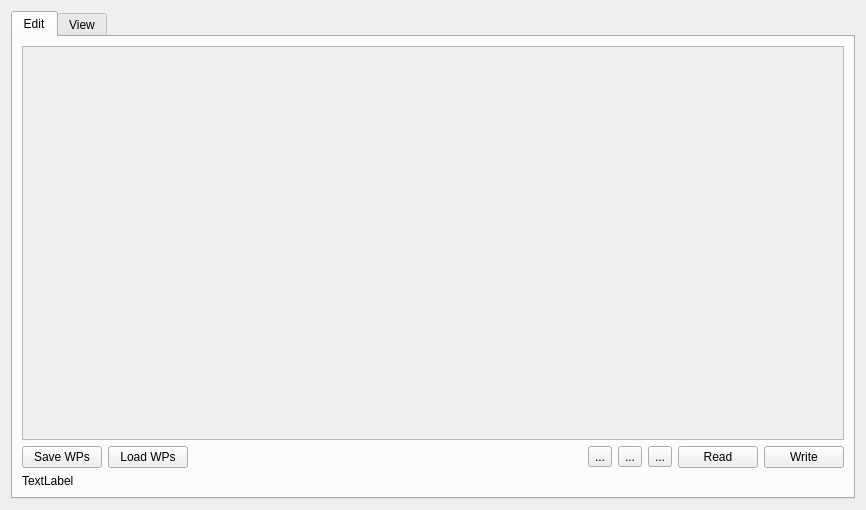
<?xml version="1.0" encoding="UTF-8"?>
<ui version="4.0">
 <class>WaypointList</class>
 <widget class="QWidget" name="WaypointList">
  <property name="geometry">
   <rect>
    <x>0</x>
    <y>0</y>
    <width>866</width>
    <height>510</height>
   </rect>
  </property>
  <property name="minimumSize">
   <size>
    <width>100</width>
    <height>120</height>
   </size>
  </property>
  <property name="windowTitle">
   <string>Form</string>
  </property>
  <layout class="QHBoxLayout" name="horizontalLayout_2">
   <item>
    <widget class="QTabWidget" name="tabWidget">
     <property name="currentIndex">
      <number>0</number>
     </property>
     <widget class="QWidget" name="editTab">
      <attribute name="title">
       <string>Edit</string>
      </attribute>
      <layout class="QGridLayout" name="gridLayout">
       <item row="0" column="0" colspan="8">
        <widget class="QScrollArea" name="scrollArea">
         <property name="widgetResizable">
          <bool>true</bool>
         </property>
         <widget class="QWidget" name="scrollAreaWidgetContents">
          <property name="geometry">
           <rect>
            <x>0</x>
            <y>0</y>
            <width>824</width>
            <height>383</height>
           </rect>
          </property>
          <layout class="QHBoxLayout" name="horizontalLayout">
           <property name="spacing">
            <number>0</number>
           </property>
           <property name="margin">
            <number>4</number>
           </property>
           <item>
            <widget class="QWidget" name="listWidget" native="true">
             <property name="toolTip">
              <string>Waypoint list. The list is empty until you issue a read command or add waypoints.</string>
             </property>
             <property name="statusTip">
              <string>Waypoint list. The list is empty until you issue a read command or add waypoints.</string>
             </property>
             <property name="whatsThis">
              <string>Waypoint list. The list is empty until you issue a read command or add waypoints.</string>
             </property>
            </widget>
           </item>
          </layout>
         </widget>
        </widget>
       </item>
       <item row="1" column="0">
        <widget class="QPushButton" name="saveButton">
         <property name="toolTip">
          <string>Save waypoints to a file on the local harddisk. Does not save them on the MAV.</string>
         </property>
         <property name="statusTip">
          <string>Save waypoints to a file on the local harddisk. Does not save them on the MAV.</string>
         </property>
         <property name="whatsThis">
          <string>Save waypoints to a file on the local harddisk. Does not save them on the MAV.</string>
         </property>
         <property name="text">
          <string>Save WPs</string>
         </property>
        </widget>
       </item>
       <item row="1" column="1">
        <widget class="QPushButton" name="loadButton">
         <property name="toolTip">
          <string>Load waypoints from a file on the local harddisk. Does not load the waypoints on the MAV.</string>
         </property>
         <property name="statusTip">
          <string>Load waypoints from a file on the local harddisk. Does not load the waypoints on the MAV.</string>
         </property>
         <property name="whatsThis">
          <string>Load waypoints from a file on the local harddisk. Does not load the waypoints on the MAV.</string>
         </property>
         <property name="text">
          <string>Load WPs</string>
         </property>
        </widget>
       </item>
       <item row="1" column="2">
        <spacer name="horizontalSpacer">
         <property name="orientation">
          <enum>Qt::Horizontal</enum>
         </property>
         <property name="sizeHint" stdset="0">
          <size>
           <width>127</width>
           <height>20</height>
          </size>
         </property>
        </spacer>
       </item>
       <item row="1" column="3">
        <widget class="QToolButton" name="positionAddButton">
         <property name="toolTip">
          <string>Set the current vehicle position as new waypoint</string>
         </property>
         <property name="statusTip">
          <string>Set the current vehicle position as new waypoint</string>
         </property>
         <property name="whatsThis">
          <string>Set the current vehicle position as new waypoint</string>
         </property>
         <property name="text">
          <string>...</string>
         </property>
         <property name="icon">
          <iconset resource="../../mavground.qrc">
           <normaloff>:/images/actions/go-bottom.svg</normaloff>:/images/actions/go-bottom.svg</iconset>
         </property>
        </widget>
       </item>
       <item row="1" column="4">
        <widget class="QToolButton" name="addButton">
         <property name="toolTip">
          <string>Add a new waypoint to this list. Transmit via write to the MAV.</string>
         </property>
         <property name="statusTip">
          <string>Add a new waypoint to this list. Transmit via write to the MAV.</string>
         </property>
         <property name="whatsThis">
          <string>Add a new waypoint to this list. Transmit via write to the MAV.</string>
         </property>
         <property name="text">
          <string>...</string>
         </property>
         <property name="icon">
          <iconset resource="../../mavground.qrc">
           <normaloff>:/images/actions/list-add.svg</normaloff>:/images/actions/list-add.svg</iconset>
         </property>
        </widget>
       </item>
       <item row="1" column="5">
        <widget class="QToolButton" name="clearWPListButton">
         <property name="toolTip">
          <string>Delete all waypoints from this list. You have to click write to clear the list on the MAV as well.</string>
         </property>
         <property name="statusTip">
          <string>Delete all waypoints from this list. You have to click write to clear the list on the MAV as well.</string>
         </property>
         <property name="whatsThis">
          <string>Delete all waypoints from this list. You have to click write to clear the list on the MAV as well.</string>
         </property>
         <property name="text">
          <string>...</string>
         </property>
         <property name="icon">
          <iconset resource="../../mavground.qrc">
           <normaloff>:/images/actions/process-stop.svg</normaloff>:/images/actions/process-stop.svg</iconset>
         </property>
        </widget>
       </item>
       <item row="1" column="6">
        <widget class="QPushButton" name="readButton">
         <property name="toolTip">
          <string>Read all waypoints from the MAV. Clears the list on this computer.</string>
         </property>
         <property name="statusTip">
          <string>Read all waypoints from the MAV. Clears the list on this computer.</string>
         </property>
         <property name="whatsThis">
          <string>Read all waypoints from the MAV. Clears the list on this computer.</string>
         </property>
         <property name="text">
          <string>Read</string>
         </property>
         <property name="icon">
          <iconset resource="../../mavground.qrc">
           <normaloff>:/images/status/software-update-available.svg</normaloff>:/images/status/software-update-available.svg</iconset>
         </property>
        </widget>
       </item>
       <item row="1" column="7">
        <widget class="QPushButton" name="transmitButton">
         <property name="toolTip">
          <string>Transmit all waypoints on this list to the MAV.</string>
         </property>
         <property name="statusTip">
          <string>Transmit all waypoints on this list to the MAV.</string>
         </property>
         <property name="whatsThis">
          <string>Transmit all waypoints on this list to the MAV.</string>
         </property>
         <property name="text">
          <string>Write</string>
         </property>
         <property name="icon">
          <iconset resource="../../mavground.qrc">
           <normaloff>:/images/devices/network-wireless.svg</normaloff>:/images/devices/network-wireless.svg</iconset>
         </property>
        </widget>
       </item>
       <item row="2" column="0" colspan="8">
        <widget class="QLabel" name="statusLabel">
         <property name="toolTip">
          <string>The current waypoint transmission status</string>
         </property>
         <property name="statusTip">
          <string>The current waypoint transmission status</string>
         </property>
         <property name="whatsThis">
          <string>The current waypoint transmission status</string>
         </property>
         <property name="text">
          <string>TextLabel</string>
         </property>
        </widget>
       </item>
      </layout>
     </widget>
     <widget class="QWidget" name="viewTab">
      <attribute name="title">
       <string>View</string>
      </attribute>
      <layout class="QGridLayout" name="gridLayout_2">
       <item row="0" column="0" colspan="2">
        <widget class="QScrollArea" name="readOnlyScrollArea">
         <property name="widgetResizable">
          <bool>true</bool>
         </property>
         <widget class="QWidget" name="scrollAreaWidgetContents_2">
          <property name="geometry">
           <rect>
            <x>0</x>
            <y>0</y>
            <width>824</width>
            <height>406</height>
           </rect>
          </property>
          <property name="autoFillBackground">
           <bool>false</bool>
          </property>
          <layout class="QHBoxLayout" name="horizontalLayout_3">
           <item>
            <widget class="QWidget" name="readOnlyListWidget" native="true">
             <property name="enabled">
              <bool>true</bool>
             </property>
            </widget>
           </item>
          </layout>
         </widget>
        </widget>
       </item>
       <item row="1" column="0">
        <spacer name="horizontalSpacer_2">
         <property name="orientation">
          <enum>Qt::Horizontal</enum>
         </property>
         <property name="sizeHint" stdset="0">
          <size>
           <width>40</width>
           <height>20</height>
          </size>
         </property>
        </spacer>
       </item>
       <item row="1" column="1">
        <widget class="QPushButton" name="refreshButton">
         <property name="toolTip">
          <string>Read all waypoints from the MAV and display in View tab..</string>
         </property>
         <property name="statusTip">
          <string>Read all waypoints from the MAV and display in View tab..</string>
         </property>
         <property name="whatsThis">
          <string>Read all waypoints from the MAV and display in View tab.</string>
         </property>
         <property name="text">
          <string>Refresh</string>
         </property>
         <property name="icon">
          <iconset resource="../../mavground.qrc">
           <normaloff>:/images/actions/go-jump.svg</normaloff>:/images/actions/go-jump.svg</iconset>
         </property>
        </widget>
       </item>
      </layout>
     </widget>
    </widget>
   </item>
  </layout>
  <action name="actionAddWaypoint">
   <property name="icon">
    <iconset resource="../../mavground.qrc">
     <normaloff>:/images/actions/list-add.svg</normaloff>:/images/actions/list-add.svg</iconset>
   </property>
   <property name="text">
    <string>Add Waypoint</string>
   </property>
   <property name="toolTip">
    <string>Add a new waypoint to the end of the list</string>
   </property>
  </action>
  <action name="actionTransmit">
   <property name="icon">
    <iconset resource="../../mavground.qrc">
     <normaloff>:/images/devices/network-wireless.svg</normaloff>:/images/devices/network-wireless.svg</iconset>
   </property>
   <property name="text">
    <string>Transmit</string>
   </property>
   <property name="toolTip">
    <string>Transmit waypoints to unmanned system</string>
   </property>
  </action>
  <action name="actionRead">
   <property name="icon">
    <iconset resource="../../mavground.qrc">
     <normaloff>:/images/status/software-update-available.svg</normaloff>:/images/status/software-update-available.svg</iconset>
   </property>
   <property name="text">
    <string>Read</string>
   </property>
  </action>
 </widget>
 <resources>
  <include location="../../mavground.qrc"/>
 </resources>
 <connections/>
</ui>
